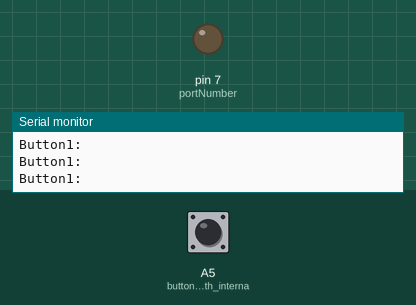
Simulated run of this sketch. Board: Arduino Uno, built with avr-gcc and run on an emulated ATmega328P. On the bench: output pins drawn as LEDs (lit = HIGH), the last lines printed to the serial monitor. Dashed ring = blinking. The inputs (shaded band) are chosen by the test bench; at power-on: A5 (button_input_with_interna) HIGH.

Above: at 1.2 s.
1.3 s: A5 (button_input_with_interna) pulled LOW for 0.15 s
At 1.38 s:
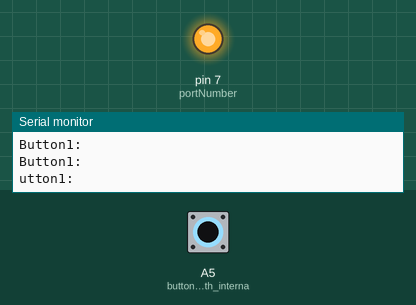
2.9 s: A5 (button_input_with_interna) pulled LOW for 1 s
At 4.3 s:
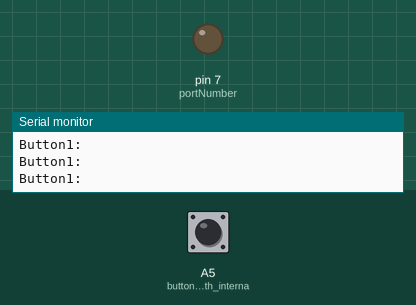
6.9 s: A5 (button_input_with_interna) pulled LOW for 3.2 s
At 8.1 s:
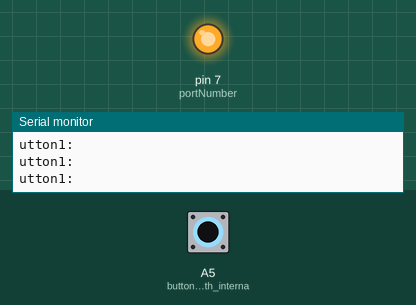
11.6 s: A5 (button_input_with_interna) pulsed LOW 2 times (0.12 s each, 0.3 s apart)
At 11.67 s:
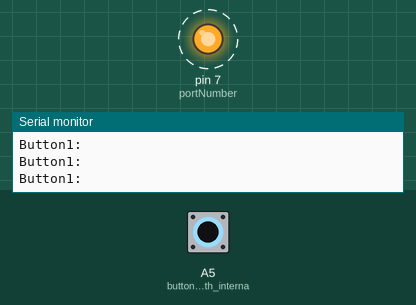
15.2 s: A5 (button_input_with_interna) pulsed LOW 5 times (0.12 s each, 0.3 s apart)
At 17.3 s:
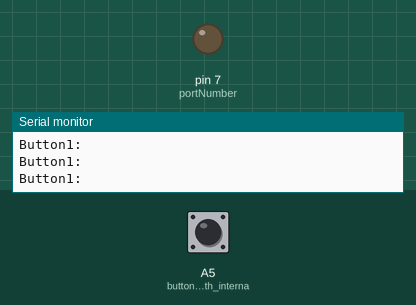
Timing chart, 0 to 18.8 s (numbered marks = the images above; inputs shaded):
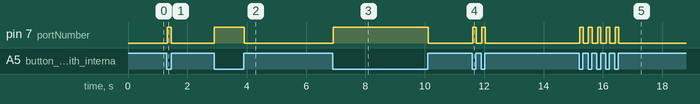

Measured:
- after the input at 1.3 s, pin 7 (portNumber): LOW → HIGH at once, → LOW 0.15 s later
- after the input at 2.9 s, pin 7 (portNumber): LOW → HIGH at once, → LOW 1.0 s later
- after the input at 6.9 s, pin 7 (portNumber): LOW → HIGH at once, → LOW 3.2 s later
- after the input at 11.6 s, pin 7 (portNumber): alternates HIGH for 0.12 s and LOW for 0.18 s, 4 changes in all, then stays LOW, starting at once
- after the input at 15.2 s, pin 7 (portNumber): alternates HIGH for 0.13 s and LOW for 0.18 s, 10 changes in all, then stays LOW, starting at once

The sketch:

sketch_jul1a.ino
```cpp
int portNumber = 7;

void setup() {
  pinMode(A5, INPUT_PULLUP); // button input with internal resistor
  pinMode(portNumber, OUTPUT); // LED for output
  Serial.begin(9600); // console
}

void loop() {
  boolean button1 = !digitalRead(A5); // read and invert

  Serial.println("Button1: " + button1);

  if(button1 == 1){
    digitalWrite(portNumber, HIGH);
  } else{
    digitalWrite(portNumber, LOW);
  }
}
```
